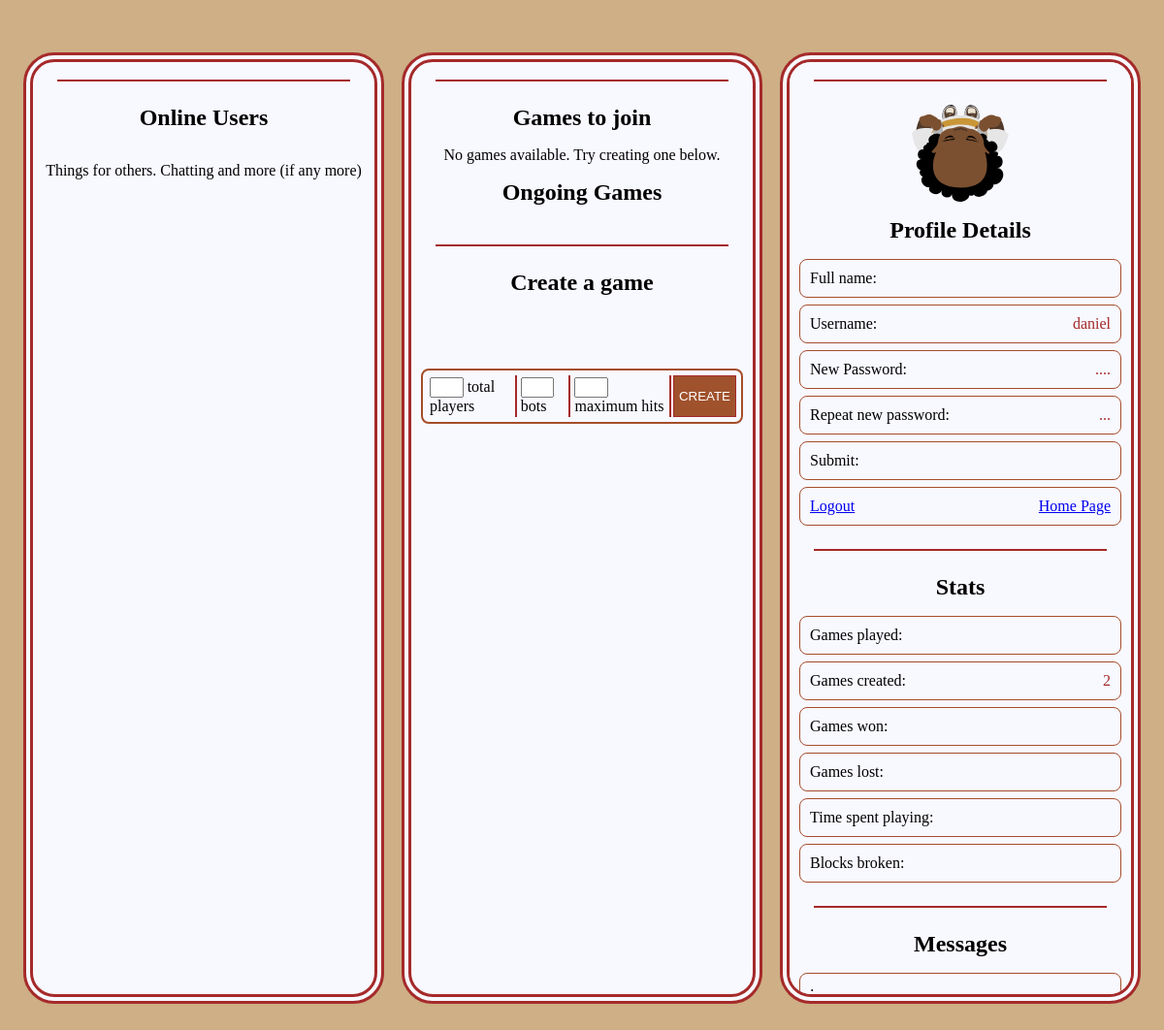
/lounge/ (signed in), run on an earlier commit of the app's database.
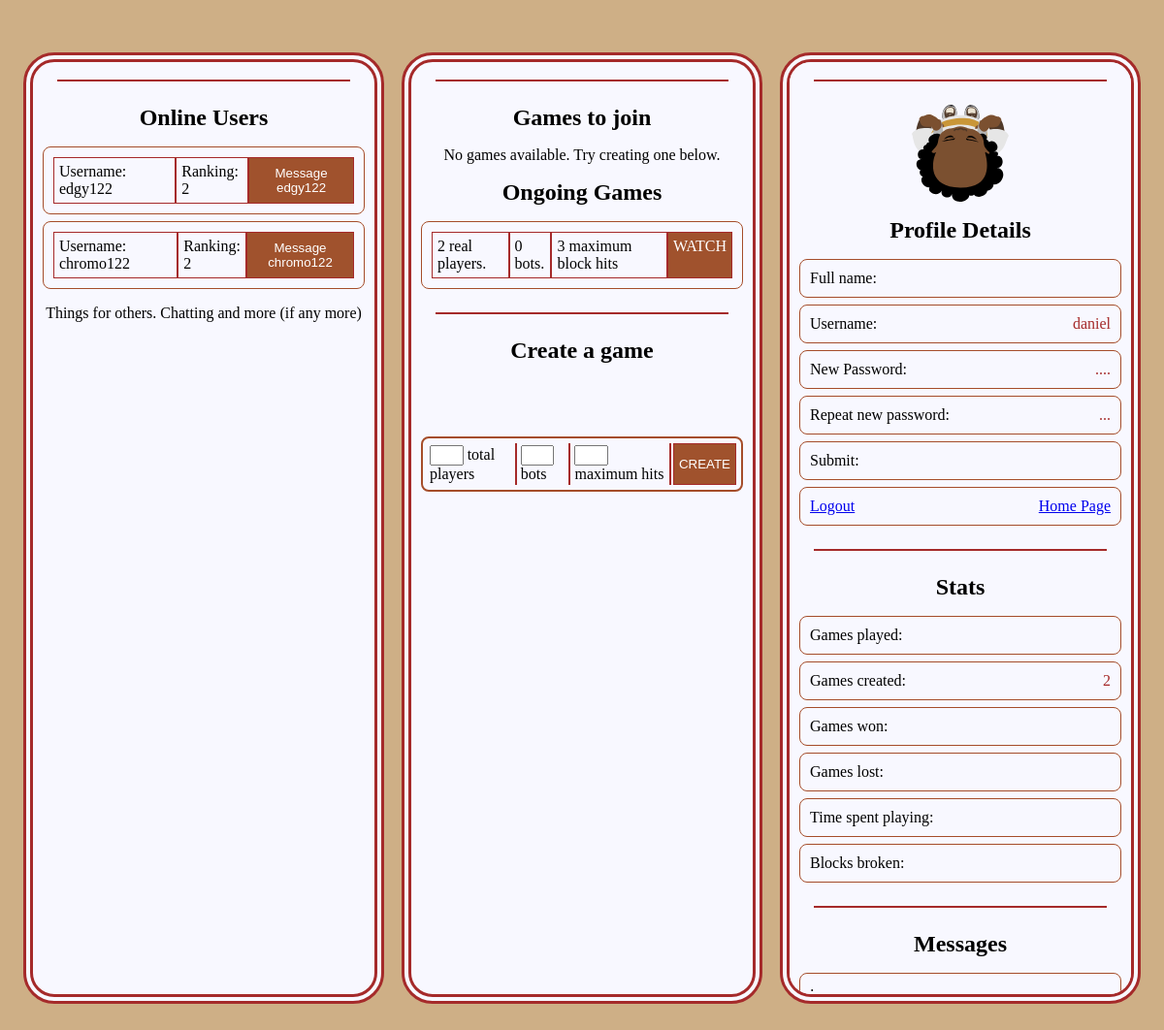
And on a later commit of the database.
### game/models.py (models this page shows, shortened)
class Player(models.Model):
    score = models.IntegerField(default=0)
    r = models.IntegerField(default=0)
    c = models.IntegerField(default=0)
    logged_in = models.BooleanField(default=False)
    user = models.CharField(max_length=30, primary_key=True)
    game = models.IntegerField(default=0)
    won = models.IntegerField(default=0)
    def rank(self):
        me = Game.objects.filter
        return len(me(creator=self.user)) + 2*self.won

class Game(models.Model):
    size = models.IntegerField(default=15)
    initial_data = models.TextField(default="0")
    data = models.TextField(default="0") # will change by json.loadsing and dumpsing
    max_hits = models.IntegerField(default=3)
    n_real = models.IntegerField(default=2)
    n_bots = models.IntegerField(default=2)
    started_time = models.DateTimeField(auto_now=True)
    ended_time = models.DateTimeField(auto_now=True)
    started = models.BooleanField(default=False)
    ended = models.BooleanField(default=False)
    creator = models.CharField(max_length=30)
    winners = models.CharField(max_length=200)

### lounge/views.py (the view)
# urls.py: path("", views.lounge, name="Lounge"),
@login_required
def lounge(request):
    online_users = [*Player.objects.filter(logged_in=True)]
    games_to_join = [*Game.objects.filter(started=False, ended=False)]
    ongoing_games = [*Game.objects.filter(started=True, ended=False)]
    message = request.GET["message"] if "message" in request.GET else ''
    return render(request, "lounge.html", {
        "user": request.user,
        "games": [games_to_join, ongoing_games],
        "online_users": online_users,
        "message": message
    })

### templates/lounge.html (shortened to what this page needs)
{% load static %}
<!DOCTYPE html>
<html>
    <head>
    </head>
    <body>
        <div id="others">
            <hr>
            <h2>Online Users</h2>
            <ul id="onlinePlayers" class="uiHolder">
            {% for player in online_users %}
                <li>
                    <span class="pName">
                        Username: {{ player.user }}
                    </span>
                    <span class="pRank">
                        Ranking: {{ player.rank }}
                    </span>
                    <button class="gameLink pMessage">
                        Message
                        {% if player.user == user.username %}
                        yourself
                        {% else %}
                        {{ player.user }}
                        {% endif %}
                    </button>
                </li>
            {% endfor %}
            </ul>
            Things for others. Chatting and more (if any more)
        </div>
        <div id="games">
            <hr>
            <h2>Games to join</h2>
            <ul id="gamesToJoin" class="uiHolder"></ul>
            <h2>Ongoing Games</h2>
            <ul id="ongoingGames" class="uiHolder">
                {% for game in games.1 %}
                <li>
                    <span class="nReal">{{ game.n_real }} real players.</span>
                    <span class="nBots">{{ game.n_bots }} bots.</span>
                    <span class="maxHits">{{ game.max_hits }} maximum block hits</span>
                    <a class="gameLink join" href="/lounge/?message=Not+supported+yet">WATCH</a>
                </li>
                {% endfor %}
            </ul>
            <hr>
            <h2>Create a game</h2>
            <form id="createGame" class="ui" method="POST" action="/lounge/create/">
                    <label for="nTotal">
                        <input type="number" id="nTotal" name="nTotal" min="2" max="6" required> total players
                    </label>
                    <label for="nBots">
                        <input type="number" id="nBots" name="nBots" min="0" max="5" required> bots
                    </label>
                    <label for="maxHits">
                        <input type="number" id="maxHits" name="maxHits" min="2" max="7" required> maximum hits
                    </label>
                    <button class="gameLink create" type="submit">CREATE</button>
            </form>
        </div>
        <div id="user">
            <hr>
            <img id="profilePic" src="{% static '/game/texture/player.svg' %}">
            <h2>Profile Details</h2>
            <ul class="uiHolder">
                <li>Full name: </li>
                <li>Username: <span>{{ user.username }}</span></li>
                <li>New Password: <span>....</span></li>
                <li>Repeat new password: <span>...</span></li>
                <li>Submit: </li>
                <li><a href="/register/sign/out">Logout</a> <a href="/">Home Page</a></li>
            </ul>
            <hr>
            <h2>Stats</h2>
            <ul class="uiHolder">
                <li>Games played: </li>
                <li>Games created: <span>{{ 2 }}</span></li>
                <li>Games won: </li>
                <li>Games lost: </li>
                <li>Time spent playing: </li>
                <li>Blocks broken: </li>
            </ul>
            <hr>
            <h2>Messages</h2>
            <ul class="uiHolder">
                <li>{{ from }}: {{ message }}</li>
            </ul>
        </div>
    </body>
</html>

What changed in the data, as far as the page shows it:
now on this page (row edited): Player: user "edgy122", rank "2"
now on this page (row edited): Player: user "chromo122", rank "2"
added Game: n_real "2", n_bots "0", max_hits "3"
